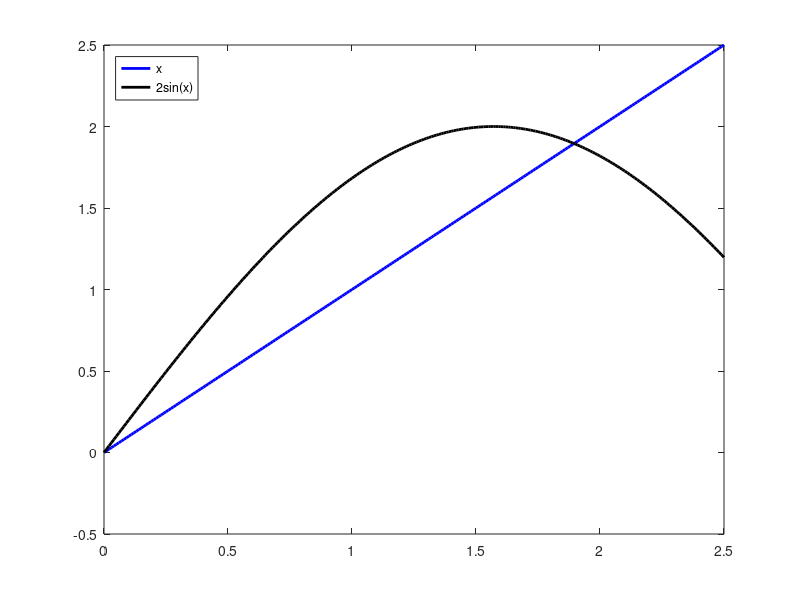

The MATLAB source for this figure: (Note: this script raises an error after producing the figure.)
% Lab6 solution
clear
close all
clc

%% Problem 1 using a while loop
%uses the Bisection method to find a solution accurate to within 10^-8
%for x-2^{-x}=0 on the interval [0,1]
fprintf('\n -------Solution of Problem 1-------\n\n');
f = @(x) x-2.^(-x);
a = 0;
b = 1;
tolexp = -8;
tolerance = 10^tolexp;
maxiterations = 30;

k = 1;

while k <= maxiterations
    
    x = (a+b)/2;
    
    if f(x) == 0 || (b-a)/2 < tolerance
        break
    end
        
    if sign(f(a))*sign(f(x)) == -1
        b = x;
    else 
        a = x;
    end
    
    k = k+1;
end

if k < maxiterations+1
    fprintf('Tolerance: 10^%i, Approximation: %.8f, Iterations: %i\n', tolexp, x, k);
else
    fprintf('The max number of iterations (%i) was reached before convergence\n', maxiterations);
end


%% Problem 2
%uses the Bisection method to find a solution accurate to within 10^-12
%for x-2^{-x}=0 on the interval [0,1]
fprintf('\n -------Solution of Problem 2-------\n\n');
f = @(x) x-2.^(-x);
a = 0;
b = 1;
tolexp = -12;
tolerance = 10^tolexp;
maxiterations = 30;

k = 1;

while k <= maxiterations
    
    x = (a+b)/2;
    
    if f(x) == 0 || (b-a)/2 < tolerance
        break
    end
        
    if sign(f(a))*sign(f(x)) == -1
        b = x;
    else 
        a = x;
    end
    
    k = k+1;
end

if k < maxiterations+1
    fprintf('Tolerance: 10^%i, Approximation: %.12f, Iterations: %i\n', tolexp, x, k);
else
    fprintf('The max number of iterations (%i) was reached before convergence\n', maxiterations);
end


%% Problem 3
%plots y = x and y = 2 sin(x) and finds the first positive solution of
%x = 2 sin(x)
fprintf('\n -------Solution of Problem 3-------\n\n');
xp = 0:0.01:2.5;

figure
plot(xp, xp,'b','LineWidth',2)
hold on
plot(xp,2*sin(xp),'k','LineWidth',2)
axis([0 2.5 -0.5 2.5])
legend({'x','2sin(x)'},'Location','NorthWest')

f = @(x) x-2*sin(x);

a = 1;
b = 3;

tolexp = -8;
tolerance = 10^tolexp;
maxiterations = 100;

xold = 999;
k = 1;

while k <= maxiterations
    
    xnew = (a+b)/2;
    
    if f(xnew) == 0 || abs((xnew-xold)/xnew) < tolerance
        break
    end
        
    if sign(f(a))*sign(f(xnew)) == -1
        b = xnew;
    else
        a = xnew;
    end
    
    k = k+1;
    xold = xnew;
end

if k < maxiterations+1
    fprintf('Tolerance: 10^%i, Approximation: %.8f, Iterations: %i\n', tolexp, xnew, k);
else
    fprintf('The max number of iterations (%i) was reached before convergence\n', maxiterations);
end

%% Problem 4
%uses four different fixed-point iteration functions to approximate 
%21^(1/3) accurate to within 10^{-10}; compares the speed of 
%convergence based on the number of iterations for the four methods
fprintf('\n -------Solution of Problem 4-------\n\n');
x0 = 1; 
tolexp = -10;
maxiterations = 150;

%first fixed-point iteration function
g = @(x) (20*x+21/x^2)/21;

fpiteration(g, x0, maxiterations, tolexp);

%second fixed-point iteration function
g = @(x) x-(x^3-21)/(3*x^2);

fpiteration(g, x0, maxiterations, tolexp);

%third fixed-point iteration function
g = @(x) x-(x^4-21*x)/(x^2-21);

fpiteration(g, x0, maxiterations, tolexp);

%fourth fixed-point iteration function
g = @(x) (21/x)^(1/2);

fpiteration(g, x0, maxiterations, tolexp);

fprintf('From fastest to slowest: b, d, a (c does not converge). \n')

%---------------------------Function--------------------------------------%
function fpiteration(g, x0, maxiterations, tolexp)
%uses fixed-point iteration to generate approximations

%INPUT
%   g: function used for fixed-point iteration
%   maxiterations: max number of iterations
%   x0: initial guess
%   tolexp: exponent ofstopping criteria tolerance

    %initializes counter for first iteration
    k = 1;

    %outputs initial guess
    fprintf('k: 0\tx0: %.10f\n', x0) 

    while  k <= maxiterations
        %performs fixed-point iteration
        x = g(x0); 
    
        %outputs iteration number, approximation, and difference from last
        %approximation
        fprintf('k: %i \tx_%i: %.10f\t|x_%i-x_%i|: %.10f\n', k, k, x,...
            k, k-1, abs(x-x0)) 
    
        %checks stopping criteria
        if abs(x-x0) < 10^tolexp
            break
        end
        
        %increments iteration count
        k = k+1;
    
        %updates 'initial guess' for next iteration
        x0 = x;
    end
    
    if k < maxiterations+1
        fprintf(['Tolerance: 10^%i, Approximation: %.' num2str(abs(tolexp)+1) 'f, Iterations: %i\n\n'],...
        tolexp, x, k);
    else
        fprintf('The max number of iterations %i was reached before convergence\n\n', maxiterations);
    end
end
%-------------------------------------------------------------------------%
